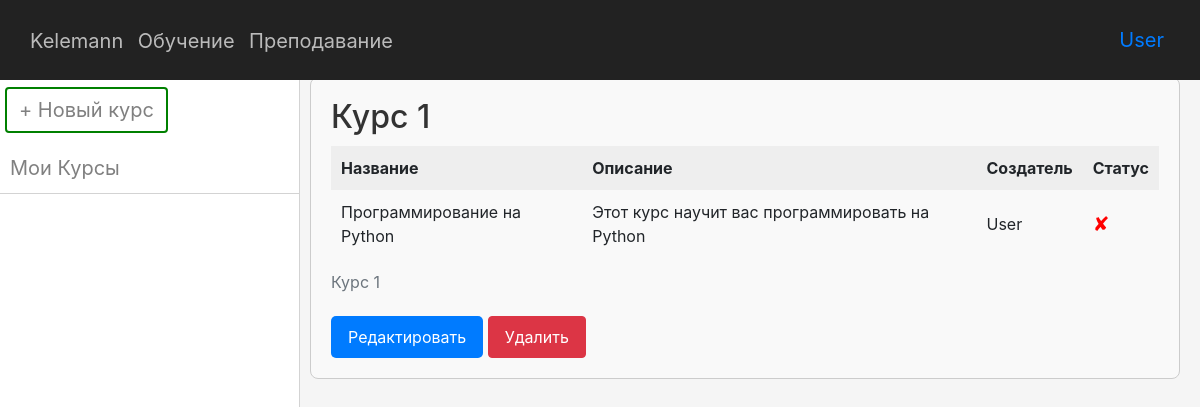
The app's page /teach/my-courses (signed in), older data.
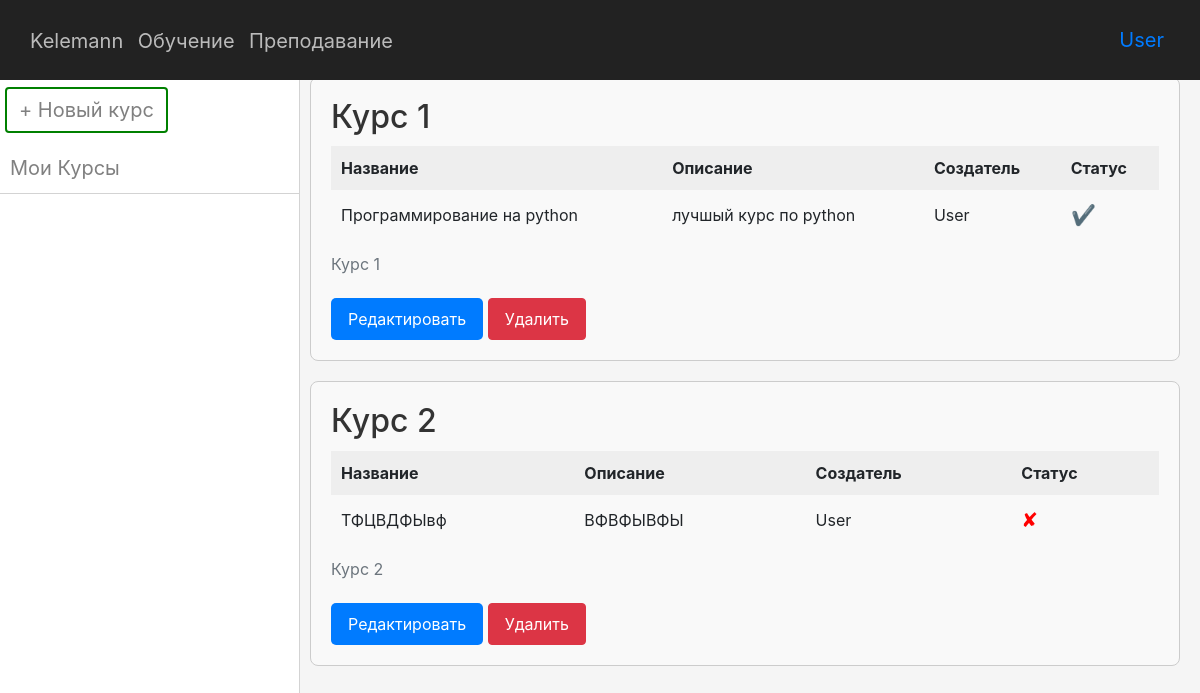
The same page, newer data.
### data/courses.py (models this page shows)
class Course(SqlAlchemyBase, UserMixin, SerializerMixin):
    __tablename__ = 'cources'
    id = sqlalchemy.Column(sqlalchemy.Integer, primary_key=True, autoincrement=True)
    name = sqlalchemy.Column(sqlalchemy.String, unique=True)
    description = sqlalchemy.Column(sqlalchemy.String, nullable=True)
    user_id = sqlalchemy.Column(sqlalchemy.Integer, sqlalchemy.ForeignKey("users.id"))
    user = orm.relationship('User')
    lessons = orm.relationship("Lesson", back_populates='course')

### data/users.py (models this page shows, shortened)
class User(SqlAlchemyBase, UserMixin, SerializerMixin):
    __tablename__ = 'users'
    id = sqlalchemy.Column(sqlalchemy.Integer, primary_key=True, autoincrement=True)
    name = sqlalchemy.Column(sqlalchemy.String)
    email = sqlalchemy.Column(sqlalchemy.String, index=True, unique=True)
    hashed_password = sqlalchemy.Column(sqlalchemy.String)
    completed_courses = sqlalchemy.Column(sqlalchemy.String, nullable=True)
    courses = orm.relationship("Course", back_populates='user')

### main.py (the view)
@app.route('/teach/my-courses')
@login_required
def my_courses():
    db_sess = db_session.create_session()
    my_courses = db_sess.query(Course).filter(Course.user_id == flask_login.current_user.id)
    users = db_sess.query(User).all()
    return render_template('my_courses.html', my_courses=my_courses, users=users)

### data/db_session.py (called while the page is built)
def create_session() -> Session:
    global __factory
    return __factory()

### main.py (called while the page is built)
@login_manager.user_loader
def load_user(user_id):
    db_sess = db_session.create_session()
    return db_sess.get(User, user_id)

### templates/my_courses.html
{% extends "base.html" %}
{% block link %}
    <link rel="stylesheet" href="../static/css/header.css">
    <link rel="stylesheet" href="../static/css/sidebar.css">
    <link rel="stylesheet" href="../static/css/my-course.css">
    <link rel="stylesheet" href="../static/css/main.css">
{% endblock %}
{% block sidebar %}
    <nav class="sidebar">
        <div class="content-lesson">
            <a href="/teach/new" class="btn btn-success create_btn">+ Новый курс</a>
            <ul>
                <li><a href="/teach/my-courses">Мои Курсы</a></li>
            </ul>
        </div>
    </nav>
{% endblock %}
{% block content %}
<div class="main-content">
    {% if my_courses %}
        {% for course in my_courses %}
            <div class="course">
                <h2>Курс {{course.id}}</h2>
                <table>
                    <caption>Курс {{course.id}}</caption>
                    <thead>
                        <tr>
                            <th>Название</th>
                            <th>Описание</th>
                            <th>Создатель</th>
                            <th>Статус</th>
                        </tr>
                    </thead>
                    <tbody>
                        <tr>
                            <td>{{course.name}}</td>
                            <td>{{course.description | safe}}</td>
                            <td>{{users[course.user_id - 1].name}}</td>
                            <td>
                                {% if current_user.is_authenticated %}
                                    {% if course.id|string() in current_user.completed_courses %}
                                        <span class="status-icon completed">✔</span>
                                    {% else %}
                                        <span class="status-icon not-completed">✘</span>
                                    {% endif %}
                                {% else %}
                                    <span class="status-icon">🔒</span>
                                    <span>Войдите в аккаунт, чтобы узнать статус</span>
                                {% endif %}
                            </td>
                        </tr>
                    </tbody>
                </table>
                <a href="/teach/{{ course.name }}" class="btn btn-edit">Редактировать</a>
                <a href="/teach/my-courses/delete/{{ course.name }}" class="btn btn-danger">Удалить</a>
            </div>
        {% endfor %}
    {% else %}
        <h1>Курсов ещё нет</h1>
    {% endif %}
</div>
{% endblock %}

### templates/base.html (shortened to what this page needs)
<!doctype html>
<html lang="en">
<head>
    <link rel="stylesheet"
        href="https://stackpath.bootstrapcdn.com/bootstrap/4.4.1/css/bootstrap.min.css"
>
    {% block link %}{% endblock %}
</head>
<body>
    <div class="content-container">
        <header class="header">
            <div class="header-left">
                <span class="logo"><a href="/" class="a-left">Kelemann</a></span>
                <a href="/learn" class="a-left">Обучение</a>
                <a href="/teach" class="a-left">Преподавание</a>
            </div>
            <div class="header-right">
                {% if current_user.is_authenticated %}
                <a class="navbar-brand" href="/logout">{{ current_user.name }}</a>
                {% else %}
                    <a class="btn btn-primary " href="/register">Зарегистрироваться</a>
                    <a class="btn btn-success" href="/login">Войти</a>
                {% endif %}
            </div>
        </header>
        {% block sidebar %}{% endblock %}
        <div class="main-content">
            {% block content %}{% endblock %}
        </div>
    </div>
</body>
</html>

Row changes from the older to the newer data that the page shows:
changed User "User": completed_courses " " → " 1111111111" (drawn)
changed Course id 1: name "Программирование на Python" → "Программирование на python"; description "Этот курс научит вас программировать на Python" → "лучшый курс по python"; text "✘" → "✔"
added Course: id "2", name "ТФЦВДФЫвф", description "ВФВФЫВФЫ", {{ users[course.user_id - 1].name }} "User"
